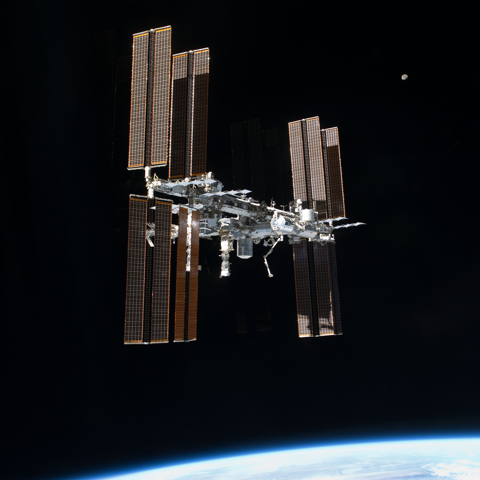
//> input picture data/triangle-disparity-test-images/trid2.png, 480 x 480 px
$ ./testTriangleDisparity ../../data/triangle-disparity-test-images/trid1.png ../../data/triangle-disparity-test-images/trid2.png 2 2   (built with g++ and OpenCV 4)
//> lines starting //> are read from the running program, lines starting //| are printed output that depends on the picture
### cpp/TriangleDisparity.cpp
/**
 * @file TriangleDisparity.cpp
 * @brief Finds a dense depth map from color-coded aperture image
 * @date May 18, 2018
 * @author Timothy Setterfield (Timothy.P.Setterfield@jpl.nasa.gov)
 */

#include <fstream>
#include <float.h>
#include <math.h>
#include <algorithm>
#include <limits>
#include <ctime>
#include <cmath>
#include "TriangleDisparity.h"

/* ************************************************************************* */
TriangleDisparity::TriangleDisparity(double tR, double tG, double tB,
  cv::Mat TCtoF, cv::Point2f pRc, cv::Point2f pGc, cv::Point2f pBc,
  int minDisparity, int numDisparities, int uniqueThresh, int windowSize)
  : tR_(tR), tG_(tG), tB_(tB), TCtoF_(TCtoF), pRc_(pRc), pGc_(pGc), pBc_(pBc),
  minDisparity_(minDisparity), maxDisparity_(minDisparity+numDisparities-1),
  numDisparities_(numDisparities), uniqueThresh_(uniqueThresh),
  windowSize_(windowSize), isCamCalibSet_(false), M_(0), N_(0), prepTime_(0.0),
  calcTime_(0.0) {

  pBtoG_  = (pGc_-pBc_)/cv::norm(pGc_-pBc_);
  pBtoR_  = (pRc_-pBc_)/cv::norm(pRc_-pBc_);
  pRtoG_  = (pGc_-pRc_)/cv::norm(pGc_-pRc_);

  betaBG_ = std::atan2( pGc_.y-pBc_.y, pGc_.x-pBc_.x )*180.0/M_PI;
  betaBR_ = std::atan2( pRc_.y-pBc_.y, pRc_.x-pBc_.x )*180.0/M_PI;
  betaRG_ = std::atan2( pGc_.y-pRc_.y, pGc_.x-pRc_.x )*180.0/M_PI;
}


/* ************************************************************************* */
TriangleDisparity::~TriangleDisparity() {
}

/* ************************************************************************* */
void TriangleDisparity::setImage(const cv::Mat& image) {

  clock_t begin = clock(), end;

  // Convert channels to doubles (for crosstalk subtraction) if not already
  cv::Mat imageD;
  if (image.type() != CV_64FC3) {
    image.convertTo(imageD,CV_64FC3,1.0);
  }

  // Convert image from CCD colorspace to filter colorspace
  cv::Mat imageF(imageD.rows,imageD.cols,CV_64FC3);
  for (int y = 0; y < image.rows; y++) {

    const cv::Vec3d *imageDptr  = imageD.ptr<cv::Vec3d>(y);
    cv::Vec3d *imageFptr        = imageF.ptr<cv::Vec3d>(y);

    for (int x = 0; x < image.cols; x++) {
      imageFptr[x] = cv::Vec3d( cv::Mat(TCtoF_ * cv::Mat(imageDptr[x])) );
    }

  }

  cv::Mat bgr[3];
  cv::split(imageF,bgr);

  // Convert the image to unsigned char, with appropriate intensity scaling
  bgr[2].convertTo(R_,CV_8UC1,1.0);
  bgr[1].convertTo(G_,CV_8UC1,1.0);
  bgr[0].convertTo(B_,CV_8UC1,1.0);

  // If the image size has changed, create the bounding rotation rectangles
  if (image.rows != M_ || image.cols != N_) {

    cv::Point2f center(0.5*((double) image.cols-1),0.5*((double) image.rows-1));

    regRotBG_ = cv::RotatedRect(center,image.size(),betaBG_);
    regRotBR_ = cv::RotatedRect(center,image.size(),betaBR_);
    regRotRG_ = cv::RotatedRect(center,image.size(),betaRG_);

    boundRotBG_ = regRotBG_.boundingRect2f();
    boundRotBR_ = regRotBR_.boundingRect2f();
    boundRotRG_ = regRotRG_.boundingRect2f();

    rotBG_ = cv::getRotationMatrix2D(center,betaBG_,1.0),
    rotBR_ = cv::getRotationMatrix2D(center,betaBR_,1.0),
    rotRG_ = cv::getRotationMatrix2D(center,betaRG_,1.0);
    rotBG_.at<double>(0,2) += 0.5*boundRotBG_.width  - 0.5*image.cols;
    rotBG_.at<double>(1,2) += 0.5*boundRotBG_.height - 0.5*image.rows;
    rotBR_.at<double>(0,2) += 0.5*boundRotBR_.width  - 0.5*image.cols;
    rotBR_.at<double>(1,2) += 0.5*boundRotBR_.height - 0.5*image.rows;
    rotRG_.at<double>(0,2) += 0.5*boundRotRG_.width  - 0.5*image.cols;
    rotRG_.at<double>(1,2) += 0.5*boundRotRG_.height - 0.5*image.rows;

  }

  // Record the image dimensions
  M_ = image.rows; N_ = image.cols;

  end = clock();
  prepTime_ += ((double) end-begin)/CLOCKS_PER_SEC;

}

/* ************************************************************************* */
void TriangleDisparity::setCameraCalib(double aBG, double aBR, double aRG,
  double cBG, double cBR, double cRG, double zDBG, double zDBR, double zDRG,
  double sPx, double bBG, double bBR, double bRG, double fEff, double cGx,
  double cGy, double gEff) {


  aBG_ = aBG; aBR_ = aBR; aRG_ = aRG;
  cBG_ = cBG; cBR_ = cBR; cRG_ = cRG;
  zDBG_ = zDBG; zDBR_ = zDBR; zDRG_ = zDRG;
  sPx_ = sPx;
  bBG_ = bBG; bBR_ = bBR; bRG_ = bRG;
  fEff_ = fEff; cGx_ = cGx; cGy_ = cGy; gEff_ = gEff;
  isCamCalibSet_ = true;

}

/* ************************************************************************* */
void TriangleDisparity::calculateDisparity(cv::Mat& dispMapBG,
  cv::Mat& dispMapBR, cv::Mat& dispMapRG, cv::Mat& validMap) {

  clock_t begin = clock(), end;

  // Prepare all of the rotated images
  prepareImages();

  end = clock();
  prepTime_ += ((double) end-begin)/CLOCKS_PER_SEC;
  begin = clock();

  // Create stereo block matcher and set minimum disparity
  // Use below for 1/4 scale
  cv::Ptr<cv::StereoSGBM> sbm = cv::StereoSGBM::create(minDisparity_,
    numDisparities_,windowSize_,6*windowSize_*windowSize_,
    24*windowSize_*windowSize_,0,0,uniqueThresh_,800,1);

  /*
  cv::Ptr<cv::StereoBM> sbm = cv::StereoBM::create(numDisparities_,windowSize_);
  sbm->setMinDisparity(minDisparity_);
  sbm->setUniquenessRatio(uniqueThresh_);
  sbm->setTextureThreshold(0.0002);
  */

  // Compute disparity (disparity is returned as a CV_16SC1 OpenCV matrix)
  // The value returned is 16x the actual disparity, and invalid values are
  // one below the minimum disparity
  cv::Mat dispMapRotBG, dispMapRotBR, dispMapRotRG;
  sbm->compute(GrotBG_,BrotBG_,dispMapRotBG);
  sbm->compute(RrotBR_,BrotBR_,dispMapRotBR);
  sbm->compute(GrotRG_,RrotRG_,dispMapRotRG);

  // Rotate the disparity maps back to upright by reversing previous rotation
  // Use nearest neighbor so as not to average valid / invalid results
  cv::warpAffine(dispMapRotBG,dispMapBG,rotBG_,cv::Size(N_,M_),
                  cv::INTER_NEAREST + cv::WARP_INVERSE_MAP);
  cv::warpAffine(dispMapRotBR,dispMapBR,rotBR_,cv::Size(N_,M_),
                  cv::INTER_NEAREST + cv::WARP_INVERSE_MAP);
  cv::warpAffine(dispMapRotRG,dispMapRG,rotRG_,cv::Size(N_,M_),
                  cv::INTER_NEAREST + cv::WARP_INVERSE_MAP);

  // Convert to double and multiply by 1/16 to get disparity value
  dispMapBG.convertTo(dispMapBG,CV_64FC1,0.0625);
  dispMapBR.convertTo(dispMapBR,CV_64FC1,0.0625);
  dispMapRG.convertTo(dispMapRG,CV_64FC1,0.0625);

  // Get shifted results for dispMapBR, moving them from red pinhole coords
  // (xR, yR) to green pinhole coords (xG, yG)
  double inv = minDisparity_ - 1.0;                     // invalid value
  cv::Mat dispMapBRs(M_,N_,CV_64FC1),
          numAvgBRs(M_,N_,CV_8UC1);
  dispMapBRs = cv::Scalar(inv);
  numAvgBRs  = cv::Scalar(0);
  for (int yR = 0; yR < M_; yR++) {

    double *BRptr  = dispMapBR.ptr<double>(yR);

    for (int xR = 0; xR < N_; xR++) {

      // If disparity is valid, shift it from R coords to G coords by disparity
      if (BRptr[xR] != inv) {

        int xG = xR + std::round(BRptr[xR]*pRtoG_.x),
            yG = yR + std::round(BRptr[xR]*pRtoG_.y);

        // Check that shifted coordinates are in the image; skip if not
        if (xG < 0 || xG > N_-1 || yG < 0 || yG > M_-1) {
          continue;
        }

        char *numAvgPtr = &numAvgBRs.at<char>(yG,xG);
        (*numAvgPtr)++;

        dispMapBRs.at<double>(yG,xG) = (*numAvgPtr == 1)? BRptr[xR] :
              dispMapBRs.at<double>(yG,xG) * ((double) *numAvgPtr-1.0)
                                           / ((double) *numAvgPtr    )
              + BRptr[xR]                  / ((double) *numAvgPtr    );
      }

    }
  }

  // Reassign dispMapBR to shifted version
  dispMapBR = dispMapBRs;

  // Create validity map with binary flags in the least significant bits
  // Make lowest and highest disparity values invalid, since they are often
  // erroneous
  validMap.create(M_,N_,CV_8UC1);
  validMap = cv::Scalar(0);
  for (int y = 0; y < M_; y++) {

    double *BGptr = dispMapBG.ptr<double>(y), *BRptr = dispMapBR.ptr<double>(y),
           *RGptr = dispMapRG.ptr<double>(y);
    uchar  *Vptr  = validMap.ptr<uchar>(y);

    for (int x = 0; x < N_; x++) {

      if (BGptr[x] <= minDisparity_ || BGptr[x] >= maxDisparity_) {
        BGptr[x] = inv;
      }
      if (BRptr[x] <= minDisparity_ || BRptr[x] >= maxDisparity_) {
        BRptr[x] = inv;
      }
      if (RGptr[x] <= minDisparity_ || RGptr[x] >= maxDisparity_) {
        RGptr[x] = inv;
      }

      Vptr[x] = ( (BGptr[x] != inv)? 1 : 0 )    // bin: 0 0 0 0 0 0 0 (1 or 0)
              + ( (BRptr[x] != inv)? 2 : 0 )    // bin: 0 0 0 0 0 0 (1 or 0) 0
              + ( (RGptr[x] != inv)? 4 : 0 );   // bin: 0 0 0 0 0 (1 or 0) 0 0

    }

  }

  end = clock();
  calcTime_ += ((double) end-begin)/CLOCKS_PER_SEC;

}

/* ************************************************************************* */
void TriangleDisparity::calculateDepth(const cv::Mat& dispMapBG,
  const cv::Mat& dispMapBR, const cv::Mat& dispMapRG, const cv::Mat& validMap,
  cv::Mat& depthMap) {

  clock_t begin = clock(), end;

  // Create a depth map with an invalid depth (-1.0 meter) by default
  depthMap.create(M_,N_,CV_64FC1);
  depthMap = cv::Scalar(-1.0);

  // Loop through all pixels
  for (int y = 0; y < M_; y++) {

    const double
          *BGptr = dispMapBG.ptr<double>(y), *BRptr = dispMapBR.ptr<double>(y),
          *RGptr = dispMapRG.ptr<double>(y);
    const uchar *Vptr  = validMap.ptr<uchar>(y);
    double      *Dptr  = depthMap.ptr<double>(y);

    for (int x = 0; x < M_; x++) {

      // Average valid results, or leave as invalid (-1.0) if no valid results
      double  depthBG     = zDBG_/(BGptr[x]*sPx_/bBG_ - 1.0 + aBG_)  - cBG_,
              depthBR     = zDBR_/(BRptr[x]*sPx_/bBR_ - 1.0 + aBR_)  - cBR_,
              depthRG     = zDRG_/(RGptr[x]*sPx_/bRG_ - 1.0 + aRG_)  - cRG_,
              BGvalid     = (double) ( Vptr[x] & 1      ),
              BRvalid     = (double) ((Vptr[x] & 2) >> 1),
              RGvalid     = (double) ((Vptr[x] & 4) >> 2),
              numValid    = BGvalid + BRvalid + RGvalid;

      if (numValid > 0.0) {
        Dptr[x] = 0.0;
        Dptr[x] += (BGvalid == 1.0)? depthBG : 0.0;
        Dptr[x] += (BRvalid == 1.0)? depthBR : 0.0;
        Dptr[x] += (RGvalid == 1.0)? depthRG : 0.0;
        Dptr[x] /= numValid;
      }

    }
  }

  end = clock();
  calcTime_ += ((double) end-begin)/CLOCKS_PER_SEC;

}

/* ************************************************************************* */
void TriangleDisparity::writeMap(const std::string& name, const cv::Mat& map,
                                    double minVal, double maxVal) {

  std::string resDir("");

  // Get map dimensions
  int M = map.rows, N = map.cols;

  // Write the exact values of map to csv files
  std::string   mapFileName = resDir + name + ".csv";
  std::ofstream mapFile;
  mapFile.open(mapFileName.c_str());
  for (int i = 0; i < M; i++) {
    const double *mapPtr = map.ptr<double>(i);
    for (int j = 0; j < N; j++) {
      std::string comma = (j != N-1)? "," : "";
      mapFile << mapPtr[j] << comma;
    }
    mapFile << std::endl;
  }
  mapFile.close();

  // Convert map to type CV_8UC3 colormap with maximum contrast
  double    min, max, mu = (double) cv::mean(map)[0];
  cv::Mat   mapScaled8u, colorMap, validMask;
  cv::minMaxLoc(map, &min, &max);
  minVal = (minVal == -1000.0)? min : minVal;
  maxVal = (maxVal ==  1000.0)? max : maxVal;
  cv::subtract(map,cv::Scalar(minVal),map);
  map.convertTo(mapScaled8u, CV_8UC1, 1.0/(maxVal-minVal)*255.0);
  cv::applyColorMap(mapScaled8u,colorMap,cv::COLORMAP_JET);
  cv::imwrite(resDir + name + ".png",colorMap);

  // Print statistics
  std::cout << "Wrote " << resDir << name << ".csv" << std::endl << "  and "
    << resDir << name << ".png" << std::endl;
  std::cout << "Min val: " << min<< ", Max val: " << max <<
    ", Mean val: " << mu << std::endl;

}

/* ************************************************************************* */
// [61 lines left out: function writePly, not called in this run]

/* ************************************************************************* */
void TriangleDisparity::writeImages(const std::string& name) {

  std::string resDir("");

  // Convert to type CV_8U
  cv::imwrite(resDir + name + "-R.png",R_);
  cv::imwrite(resDir + name + "-G.png",G_);
  cv::imwrite(resDir + name + "-B.png",B_);
  cv::imwrite(resDir + name + "-BrotBG.png",BrotBG_);
  cv::imwrite(resDir + name + "-GrotBG.png",GrotBG_);
  cv::imwrite(resDir + name + "-BrotBR.png",BrotBR_);
  cv::imwrite(resDir + name + "-RrotBR.png",RrotBR_);
  cv::imwrite(resDir + name + "-RrotRG.png",RrotRG_);
  cv::imwrite(resDir + name + "-GrotRG.png",GrotRG_);

  std::cout << "Wrote 9 debugging images " << resDir << name << "-*.png"
    << std::endl;

}

/* ************************************************************************* */
void TriangleDisparity::print() {

  std::cout << "TriangleDisparity Properties ===================" << std::endl;
  std::cout << "  Transmissivity R   : " << tR_ << std::endl;
  std::cout << "  Transmissivity G   : " << tG_ << std::endl;
  std::cout << "  Transmissivity B   : " << tB_ << std::endl;
  std::cout << "  Pinhole centroid R : " << pRc_.x <<","<< pRc_.y << std::endl;
  std::cout << "  Pinhole centroid G : " << pGc_.x <<","<< pGc_.y << std::endl;
  std::cout << "  Pinhole centroid B : " << pBc_.x <<","<< pBc_.y << std::endl;
  std::cout << "  Crosstalk mat TCtoF: " << std::endl;
  std::cout << "    " << TCtoF_.at<double>(0,0) <<","<< TCtoF_.at<double>(0,1)
            <<    "," << TCtoF_.at<double>(1,2) << std::endl;
  std::cout << "    " << TCtoF_.at<double>(1,0) <<","<< TCtoF_.at<double>(1,1)
            <<    "," << TCtoF_.at<double>(0,2) << std::endl;
  std::cout << "    " << TCtoF_.at<double>(2,0) <<","<< TCtoF_.at<double>(2,1)
            <<    "," << TCtoF_.at<double>(2,2) << std::endl;
  std::cout << "  Rotation angle BG  : " << betaBG_ << std::endl;
  std::cout << "  Rotation angle BR  : " << betaBR_ << std::endl;
  std::cout << "  Rotation angle RG  : " << betaRG_ << std::endl;
  std::cout << "  minDisparity       : " << minDisparity_ << std::endl;
  std::cout << "  maxDisparity       : " << maxDisparity_ << std::endl;
  std::cout << "  numDisparities     : " << numDisparities_ << std::endl;
  std::cout << "  uniqueThresh       : " << uniqueThresh_ << std::endl;
  std::cout << "  windowSize         : " << windowSize_ << std::endl;
  std::cout << "  Image height (M)   : " << M_ << std::endl;
  std::cout << "  Image width  (N)   : " << N_ << std::endl;
  std::cout << "Camera Calibration =============================" << std::endl;
  std::cout << "  aBG                : " << aBG_ << std::endl;
  std::cout << "  aBR                : " << aBR_ << std::endl;
  std::cout << "  aRG                : " << aRG_ << std::endl;
  std::cout << "  cBG                : " << cBG_ << std::endl;
  std::cout << "  cBR                : " << cBR_ << std::endl;
  std::cout << "  cRG                : " << cRG_ << std::endl;
  std::cout << "  zDBG               : " << zDBG_ << std::endl;
  std::cout << "  zDBR               : " << zDBR_ << std::endl;
  std::cout << "  zDRG               : " << zDRG_ << std::endl;
  std::cout << "  sPx                : " << sPx_ << std::endl;
  std::cout << "  bBG                : " << bBG_ << std::endl;
  std::cout << "  bBR                : " << bBR_ << std::endl;
  std::cout << "  bRG                : " << bRG_ << std::endl;
  std::cout << "  fEff               : " << fEff_ << std::endl;
  std::cout << "  cGx                : " << cGx_ << std::endl;
  std::cout << "  cGy                : " << cGy_ << std::endl;
  std::cout << "  gEff               : " << gEff_ << std::endl;
  std::cout << "================================================" << std::endl;

}

/* ************************************************************************* */
void TriangleDisparity::printTimes() {

  std::cout << "TriangleDisparity Time --------" << std::endl;
  std::cout << "Preparation time [s] : " << prepTime_ << std::endl;
  std::cout << "Calculation time [s] : " << calcTime_ << std::endl;
  std::cout << "Total time [s]       : " << (prepTime_+calcTime_)
                                                     << std::endl;
  std::cout << "-------------------------------" << std::endl;
}

/* ************************************************************************* */
void TriangleDisparity::resetTimes() {

  prepTime_   = 0.0;  calcTime_   = 0.0;

}


/* ************************************************************************* */
void TriangleDisparity::prepareImages() {

  // Rotate the images
  cv::warpAffine(B_,BrotBG_,rotBG_,boundRotBG_.size(),cv::INTER_LINEAR);
  cv::warpAffine(G_,GrotBG_,rotBG_,boundRotBG_.size(),cv::INTER_LINEAR);
  cv::warpAffine(B_,BrotBR_,rotBR_,boundRotBR_.size(),cv::INTER_LINEAR);
  cv::warpAffine(R_,RrotBR_,rotBR_,boundRotBR_.size(),cv::INTER_LINEAR);
  cv::warpAffine(R_,RrotRG_,rotRG_,boundRotRG_.size(),cv::INTER_LINEAR);
  cv::warpAffine(G_,GrotRG_,rotRG_,boundRotRG_.size(),cv::INTER_LINEAR);

}

### cpp/tests/testTriangleDisparity.cpp
/**
 * @file testTriangleDisparity
 * @brief Test the TriangleDisparity class on a color-coded aperture image
 * @author Timothy P Setterfield (Timothy.P.Setterfield@jpl.nasa.gov)
 */

#include <iostream>
#include <fstream>
#include <ctime>
#include <string>
#include <math.h>
#include <stdlib.h>
#include "opencv2/opencv.hpp"
#include "opencv2/highgui.hpp"
#include "../TriangleDisparity.h"

using namespace cv;

const char *windowDisparity = "Disparity";

/**
 * @function main
 * @brief Main function
 */
int main(int argc, char** argv)
{

  // Deal with case where not enough arguments are passed
  if (argc < 5) {
    std::cout << "Process a defocused image from a color-coded aperture"
      << std::endl
      << "Usage: " << std::endl
      << "  testTriangleDisparity apertureName imageName "
      <<                      "minDepth maxDepth" << std::endl
      << "    apertureName  : either 'glass50' or 'glass85'" << std::endl
      << "    imageName     : path to the image to process"  << std::endl
      << "    minDepth      : minimum depth to consider [m]" << std::endl
      << "    maxDepth      : maximum depth to consider [m]" << std::endl;
      return 1;
  }

  std::string apertureName = argv[1], imageName = argv[2];
  double  minDepth = std::max(0.5,atof(argv[3])), maxDepth = atof(argv[4]),
          tR, tG, tB, aBG, aBR, aRG, cBG, cBR, cRG, zDBG, zDBR, zDRG,
          bBG, bBR, bRG, fEff, cGx, cGy, gEff, sPx;
  cv::Mat TCtoF;
  cv::Point2f pRc, pGc, pBc;

  if (apertureName == "glass50") {

    // Camera calibration calib-glass50-led-08.24.2018
    tR = 0.368918; tG = 0.244706; tB = 0.386376;
    pRc = cv::Point2f(0.000000,0.000000);
    pGc = cv::Point2f(-0.321091,0.563854);
    pBc = cv::Point2f(-0.725798,0.029852);
    aBG = 1.001148; aBR = 1.000369; aRG = 1.001049,
    cBG = -0.063799; cBR = -0.064970; cRG = -0.060415;
    zDBG = 0.003363; zDBR = 0.001110; zDRG = 0.003052; sPx = 4.500000e-06;
    bBG = 0.293332; bBR = 0.893171; bRG = 0.323857;
    fEff = 0.054958; cGx = 2456.156591; cGy = 2409.236163; gEff = -0.020838;

    TCtoF = (Mat_<double>(3,3) <<
          1.259430503189212, -0.296170305552113, -0.042522437167015 ,
         -0.506915825715605,  1.402281343425590, -0.305889481616210 ,
         -0.083531675722062, -0.523441191930818,  1.183625763845906 );

  } else {

    // Camera calibration calib-glass85-led-08.24.2018
    tR = 0.358558; tG = 0.289431; tB = 0.352011;
    pRc = cv::Point2f(0.000000,0.000000);
    pGc = cv::Point2f(-0.760614,0.648781);
    pBc = cv::Point2f(-0.979609,-0.310073);
    aBG = 1.000389; aBR = 1.000205; aRG = 1.000229;
    cBG = -0.048268; cBR = -0.059000; cRG = -0.059806;
    zDBG = 0.003177; zDBR = 0.001761; zDRG = 0.001910; sPx = 4.500000e-06;
    bBG = 0.735652; bBR = 1.310770; bRG = 1.207753;
    fEff = 0.095356; cGx = 1863.453699; cGy = 3102.308784; gEff = -0.210120;

    TCtoF = (Mat_<double>(3,3) <<
          1.257036294580806, -0.302448707745906, -0.035049432869650 ,
          -0.532219148021015, 1.422040705546023, -0.339437934835568 ,
          -0.048405772799910, -0.529890758982390, 1.200347639643513 );

  }

  // Time the execution
  clock_t begin = clock();

  // Set a resize factor for the image
  double resizeFactor = 1.0/4.0;
  sPx = sPx / resizeFactor;

  // Set the disparity search space, SAD window size, and uniqueness threshold
  double dispMaxBG = bBG/sPx * ( 1.0 - aBG + zDBG/(minDepth + cBG) ),
         dispMaxBR = bBR/sPx * ( 1.0 - aBR + zDBR/(minDepth + cBR) ),
         dispMaxRG = bRG/sPx * ( 1.0 - aRG + zDRG/(minDepth + cRG) ),
         dispMinBG = bBG/sPx * ( 1.0 - aBG + zDBG/(maxDepth + cBG) ),
         dispMinBR = bBR/sPx * ( 1.0 - aBR + zDBR/(maxDepth + cBR) ),
         dispMinRG = bRG/sPx * ( 1.0 - aRG + zDRG/(maxDepth + cRG) ),
         dispMax = std::max( dispMaxBG, std::max( dispMaxBR, dispMaxRG ) ),
         dispMin = std::max( dispMinBG, std::max( dispMinBR, dispMinRG ) );
  int dispMax16       = (int) std::ceil( dispMax / 16.0 ),
      dispMin16       = (int) std::floor( dispMin / 16.0 ),
      minDisparity    = dispMin16 * 16,
      numDisparities  = dispMax16 * 16 - dispMin16 * 16,
      windowSize      = 15,   // 15 for 1/4 scale
      uniqueThresh    = 25;
  if (windowSize%2 == 0) {    // window size must be odd - fix if even
    windowSize++;
  }

  // Read the coded aperture image
  Mat img8u, img8us;
  img8u = imread(argv[2]);
//> img8u is the input picture: 480 rows x 480 cols, CV_8UC3; mean B, G, R 31.3, 28, 25.9

  // Resize the image, if necessary
  if (resizeFactor != 1.0) {
    Size imDim(std::floor(resizeFactor*img8u.cols),
              std::floor(resizeFactor*img8u.rows));
    cv::resize(img8u,img8us,imDim,0,0,cv::INTER_LINEAR);
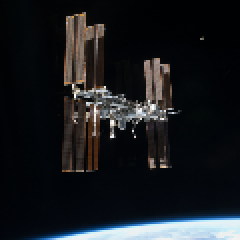
//> img8us: 120 rows x 120 cols, CV_8UC3 (shown 2 times larger); mean B, G, R 31.4, 28.1, 26
    std::cout << "Image resized to: " << img8us.rows << " x " << img8us.cols
              << " pixels" << std::endl;
//| Image resized to: 120 x 120 pixels
  } else {
    img8us = img8u;
    std::cout << "No image resize applied" << std::endl;
  }

  // Create the triangle disparity object
  TriangleDisparity triangleDisparity(tR,tG,tB,TCtoF,pRc,pGc,pBc,minDisparity,
    numDisparities,uniqueThresh,windowSize);

  // Set the camera calbration
  triangleDisparity.setCameraCalib(aBG,aBR,aRG,cBG,cBR,cRG,zDBG,zDBR,zDRG,
                                    sPx,bBG,bBR,bRG,fEff,cGx,cGy,gEff);

  // Disparity maps, validity map, and depth map
  Mat dispMapBG, dispMapBR, dispMapRG, validMap, depthMap;

  // Reset the computation times
  triangleDisparity.resetTimes();

  // Set the image, calculate the disparity, and write the results
  triangleDisparity.setImage(img8us);
//> after the loop in setImage, `for (int y = 0; y < image.rows; y++)`:
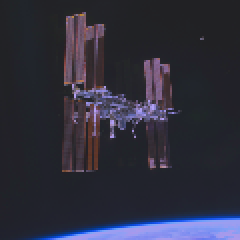
//> imageF: 120 rows x 120 cols, CV_64FC3 (shown 2 times larger); mean B, G, R 30, 14.5, 14.7; drawn with min black and max white
//> in setImage, `cv::split(imageF,bgr);`:
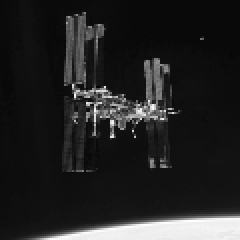
//> bgr[0]: 120 rows x 120 cols, CV_64FC1 (shown 2 times larger); min -5.28, max 241.6, mean 30; drawn with min black and max white
//> in setImage, `cv::split(imageF,bgr);`:
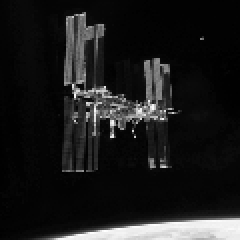
//> bgr[1]: 120 rows x 120 cols, CV_64FC1 (shown 2 times larger); min -1.58, max 143.4, mean 14.5; drawn with min black and max white
//> in setImage, `cv::split(imageF,bgr);`:
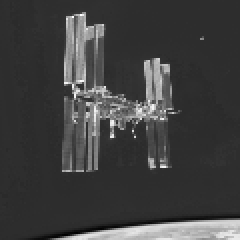
//> bgr[2]: 120 rows x 120 cols, CV_64FC1 (shown 2 times larger); min -36.85, max 167.2, mean 14.7; drawn with min black and max white
//> (the rest of the program and of its run is left out)
